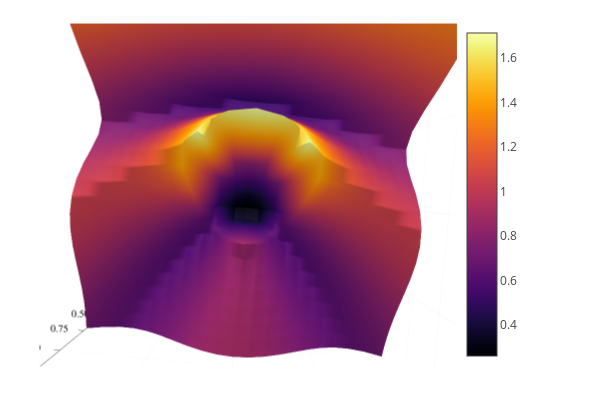

Here is the notebook cell this chart was saved with:
### Code cell
plotly()
surface(xA,yA,imagenH)

### Figure 1 — Plotly figure (JSON) as saved in the notebook; plotly's stock layout.template omitted (floating-point values rounded to 4 significant figures; data arrays with more than 128 entries replaced by an {"elided": "..."} marker saying what was removed)
{"data": [{"cmax": 1.711, "cmin": 0.2588, "colorbar": {"len": 0.9525, "title": {"text": ""}, "x": 0.7615, "y": 0.5139}, "colorscale": {"elided": "256x2 mixed values"}, "name": "y1", "opacity": null, "scene": "scene", "showlegend": false, "showscale": true, "type": "surface", "x": [-200, -180, -160, -140, -120, -100, -80, -60, -40, -20, 0, 20, 40, 60, 80, 100, 120, 140, 160, 180, 200], "xaxis": "x", "y": [-200, -180, -160, -140, -120, -100, -80, -60, -40, -20, 0, 20, 40, 60, 80, 100, 120, 140, 160, 180, 200], "yaxis": "y", "z": {"elided": "21x21 float values"}, "zaxis": "z", "zmax": 1.711, "zmin": 0.2588}], "layout": {"annotations": [], "height": 400, "legend": {"bgcolor": "rgba(255, 255, 255, 1.000)", "bordercolor": "rgba(0, 0, 0, 1)", "borderwidth": 1, "font": {"color": "rgba(0, 0, 0, 1)", "family": "sans-serif", "size": 11}, "title": {"font": {"color": "rgba(0, 0, 0, 1)", "family": "sans-serif", "size": 15}, "text": ""}, "tracegroupgap": 0, "traceorder": "normal", "x": 1, "xanchor": "auto", "y": 1, "yanchor": "auto"}, "margin": {"b": 20, "l": 0, "r": 0, "t": 20}, "paper_bgcolor": "rgba(255, 255, 255, 1.000)", "plot_bgcolor": "rgba(255, 255, 255, 1.000)", "scene": {"aspectmode": "auto", "aspectratio": {"x": 1, "y": 1, "z": 1}, "camera": {"center": {"x": 0, "y": 0, "z": 0}, "eye": {"x": 7.081e-18, "y": -7.381e-17, "z": 1.211}, "projection": {"type": "perspective"}, "up": {"x": 0, "y": 0, "z": 1}}, "domain": {"x": [0.06582, 0.7615], "y": [0.03762, 0.9902]}, "xaxis": {"gridcolor": "rgba(0, 0, 0, 0.1)", "gridwidth": 0.5, "linecolor": "rgba(0, 0, 0, 1)", "mirror": false, "range": [-200, 200], "showgrid": true, "showline": true, "showticklabels": true, "tickangle": 0, "tickcolor": "rgb(0, 0, 0)", "tickfont": {"color": "rgba(0, 0, 0, 1)", "family": "sans-serif", "size": 11}, "tickmode": "array", "ticks": "inside", "ticktext": ["−200", "−100", "0", "100", "200"], "tickvals": [-200, -100, 0, 100, 200], "title": {"font": {"color": "rgba(0, 0, 0, 1)", "family": "sans-serif", "size": 15}, "text": ""}, "type": "linear", "visible": true, "zeroline": false, "zerolinecolor": "rgba(0, 0, 0, 1)"}, "yaxis": {"gridcolor": "rgba(0, 0, 0, 0.1)", "gridwidth": 0.5, "linecolor": "rgba(0, 0, 0, 1)", "mirror": false, "range": [-200, 200], "showgrid": true, "showline": true, "showticklabels": true, "tickangle": 0, "tickcolor": "rgb(0, 0, 0)", "tickfont": {"color": "rgba(0, 0, 0, 1)", "family": "sans-serif", "size": 11}, "tickmode": "array", "ticks": "inside", "ticktext": ["−200", "−100", "0", "100", "200"], "tickvals": [-200, -100, 0, 100, 200], "title": {"font": {"color": "rgba(0, 0, 0, 1)", "family": "sans-serif", "size": 15}, "text": ""}, "type": "linear", "visible": true, "zeroline": false, "zerolinecolor": "rgba(0, 0, 0, 1)"}, "zaxis": {"gridcolor": "rgba(0, 0, 0, 0.1)", "gridwidth": 0.5, "linecolor": "rgba(0, 0, 0, 1)", "mirror": false, "range": [0.2588, 1.711], "showgrid": true, "showline": true, "showticklabels": true, "tickangle": 0, "tickcolor": "rgb(0, 0, 0)", "tickfont": {"color": "rgba(0, 0, 0, 1)", "family": "sans-serif", "size": 11}, "tickmode": "array", "ticks": "inside", "ticktext": ["0.50", "0.75", "1.00", "1.25", "1.50"], "tickvals": [0.5, 0.75, 1, 1.25, 1.5], "title": {"font": {"color": "rgba(0, 0, 0, 1)", "family": "sans-serif", "size": 15}, "text": ""}, "type": "linear", "visible": true, "zeroline": false, "zerolinecolor": "rgba(0, 0, 0, 1)"}}, "showlegend": true, "width": 600}}
